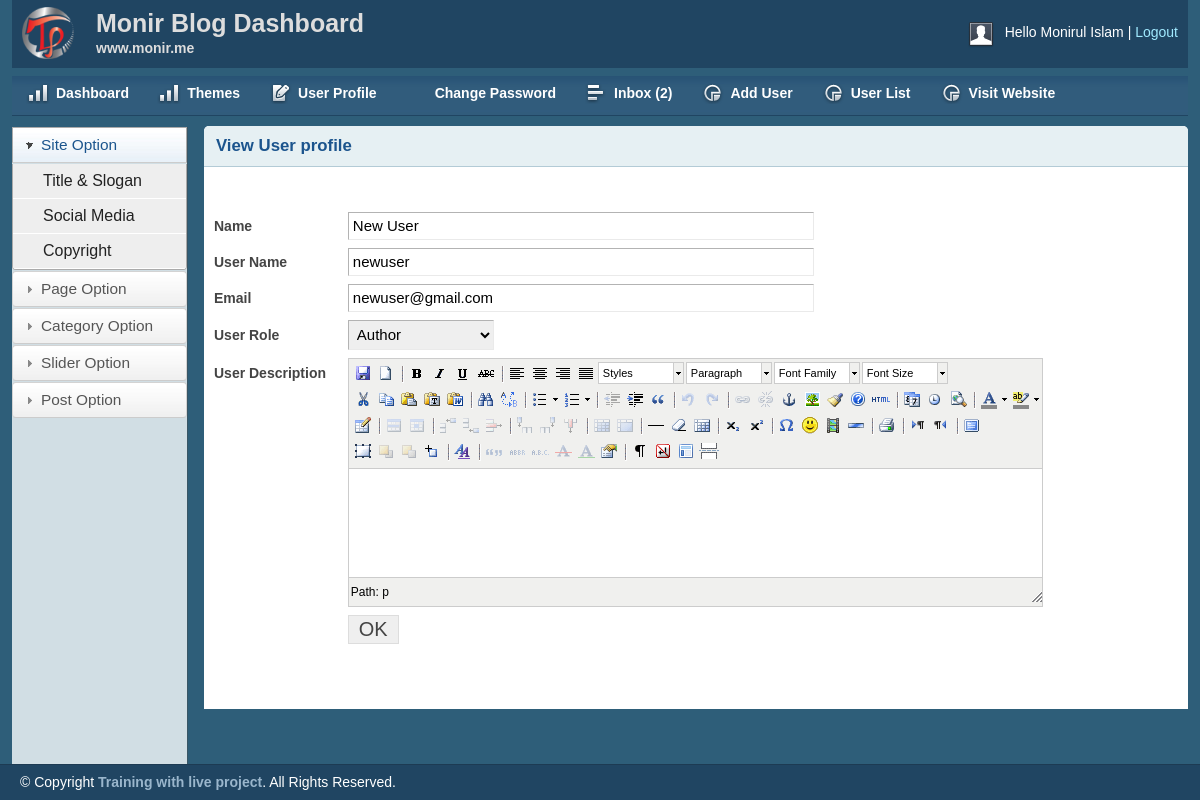
/admin/view-user.php?userID=13 (signed in), run on the app's committed database.
### tables this page shows
CREATE TABLE `tbl_user` (
  `id` int(11) NOT NULL,
  `name` varchar(255) NOT NULL,
  `username` varchar(50) NOT NULL,
  `password` varchar(32) NOT NULL,
  `email` varchar(255) NOT NULL,
  `description` text NOT NULL,
  `role` int(11) NOT NULL
);

### lib/Database.php (called while the page is built, shortened)
<?php
Class Database{
	public $host   = DB_HOST;
	public $user   = DB_USER;
	public $pass   = DB_PASS;
	public $dbname = DB_NAME;
	public $link;
	private function connectDB(){
	$this->link = new mysqli($this->host, $this->user, $this->pass, $this->dbname);
 }
	public function select($query){
		$result = $this->link->query($query) or die($this->link->error.__LINE__);
		if($result->num_rows > 0){
			return $result;
		} else {
			return false;
		}
	}
}

### admin/view-user.php (the view, shortened to what this page needs)
<?php include_once 'inc/header.php'; ?>
<?php include_once 'inc/sidebar.php'; ?>
<?php
    if(isset($_GET['userID']) && $_GET['userID'] != NULL ) {
        $userID = $_GET['userID'];
    } else {
        echo "<script>window.location = 'user-list.php';</script>";
    }
?>
    <div class="grid_10 add-post">
        <div class="box round first grid">
            <h2>View User profile</h2>
            <div class="block">
            <br>
            <?php
                $user_query ="SELECT * FROM tbl_user WHERE id='$userID'";
                $sel_user = $db->select($user_query);
                if( $sel_user ) {
                while( $result = $sel_user->fetch_assoc() ) {
            ?>
             <form action="" method="post" enctype="multipart/form-data">
                <table class="form">
                    <tr>
                        <td>
                            <label>Name</label>
                        </td>
                        <td>
                            <input type="text" readonly value="<?php echo $result['name']; ?>" class="medium" />
                        </td>
                    </tr>
                    <tr>
                        <td>
                            <label>User Name</label>
                        </td>
                        <td>
                            <input type="text" readonly value="<?php echo $result['username']; ?>" class="medium" />
                        </td>
                    </tr>
                    <tr>
                        <td>
                            <label>Email</label>
                        </td>
                        <td>
                            <input type="email" readonly value="<?php echo $result['email']; ?>" class="medium" />
                        </td>
                    </tr>
                    <tr>
                    	<td>
                    		<label>User Role</label>
                    	</td>
                        <td>
                            <select id="select" readonly>
                            	<option <?php if( $result['role'] == '2') { echo "selected"; }  ?>>Author</option>
                            </select>
                        </td>
                    </tr>
                    <tr>
                        <td style="vertical-align: top; padding-top: 9px;">
                            <label>User Description</label>
                        </td>
                        <td>
                        </td>
                    </tr>
					<tr>
                        <td></td>
                        <td>
                            <input type="submit" name="update" Value="OK" />
                        </td>
                    </tr>
                </table>
            </form>
            <?php } } ?>
            </div>
        </div>
    </div>
<?php include_once 'inc/footer.php'; ?>

### admin/css/layout.css (style rules this page uses)
body { background: #fff none repeat scroll 0 0; color: #444; font-size: 14px; padding: 0; }
h1, h2, h3, h4, h5, h6 { line-height:1.2em; margin-bottom:.3em; }
h2 { margin-top:1em; }
.box { background:#fff; margin-bottom:20px; padding:10px 10px 10px 10px; margin-left:-8px; }
.box.grid { padding-bottom:40px; }
.box.round { -moz-border-radius: 5px 5px 0px 0px; -webkit-border-radius: 5px 5px 0px 0px; border-radius: 5px 5px 0px 0px; }
.box h2 { font-size:1.2em; font-weight:bold; color:#1B548D; background:#E6F0F3; margin:-10px -10px 0 -10px; padding:10px 12px; border-bottom:1px solid #B3CBD6; -moz-border-radius: 5px 5px 0px 0px; -webkit-border-radius: 5px 5px 0px 0px; border-radius: 5px 5px 0px 0px; }
.box.first { min-height: 406px; }
.block { padding-top:20px; }
table.form { width:100%; }
table.form td { padding:4px 0px; }
table.form label { font-weight:bold; }
table.form input, table.form select { font-size: 15px; padding: 4px 4px 5px 4px; border-top: 1px solid #b3b3b3; border-left: 1px solid #b3b3b3; border-right: 1px solid #eaeaea; border-bottom: 1px solid #eaeaea; }
table.form input[type="submit"] { border: 1px solid #ddd; color: #444; cursor: pointer; font-size: 20px; padding: 2px 10px; }
input.medium { width: 55%; }
.block { padding-bottom:1px; }

### admin/js/tiny-mce/themes/advanced/skins/default/content.css (style rules this page uses)
body, td, pre { color:#000; font-family:Verdana, Arial, Helvetica, sans-serif; font-size:10px; margin:8px; }
body { background:#FFF; }
h2 { font-size: 1.5em }
table, img, hr, .mceItemAnchor { cursor:default }
table td, table th { cursor:text }

### data on the page
tbl_user: name "New User", username "newuser", email "newuser@gmail.com", role "Author"

### other printed values
Session::get('name') "Monirul Islam"
mysqli_num_rows($inb_msg) "2"
